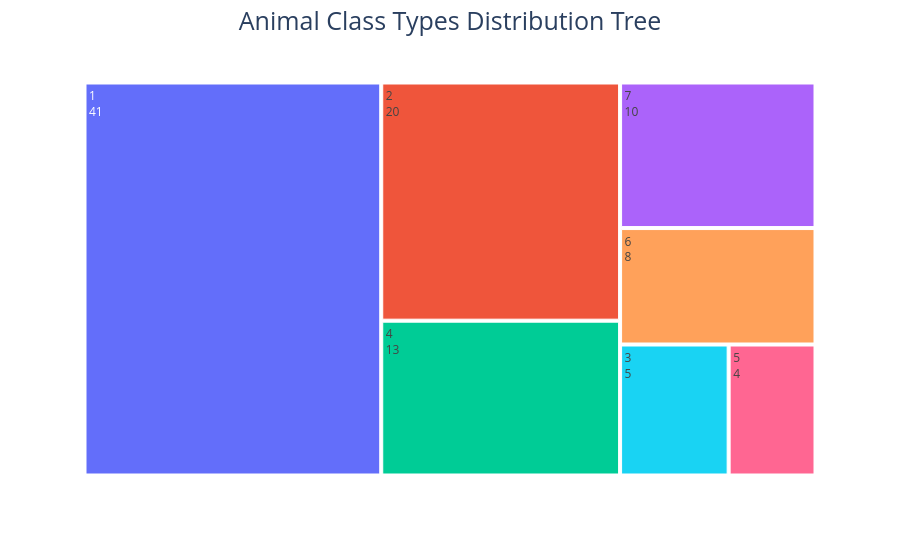

The notebook cell this image was saved under:
### Code cell
NumberofPlayers = data.groupby(pd.Grouper(key='type')).size().reset_index(name='count')
fig = px.treemap(NumberofPlayers, path=['type'], values='count')
fig.update_layout(title_text='Animal Class Types Distribution Tree',
                  title_x=0.5, title_font=dict(size=25))
fig.update_traces(textinfo="label+value")
fig.show()

### Figure 1 — Plotly figure (JSON) as saved in the notebook; plotly's stock layout.template omitted (floating-point values rounded to 4 significant figures)
{"data": [{"branchvalues": "total", "domain": {"x": [0, 1], "y": [0, 1]}, "hovertemplate": "labels=%{label}<br>count=%{value}<br>parent=%{parent}<br>id=%{id}<extra></extra>", "ids": ["1", "2", "3", "4", "5", "6", "7"], "labels": ["1", "2", "3", "4", "5", "6", "7"], "name": "", "parents": ["", "", "", "", "", "", ""], "textinfo": "label+value", "type": "treemap", "values": [41, 20, 5, 13, 4, 8, 10]}], "layout": {"autosize": true, "legend": {"tracegroupgap": 0}, "margin": {"t": 60}, "title": {"font": {"size": 25}, "text": "Animal Class Types Distribution Tree", "x": 0.5}}}
